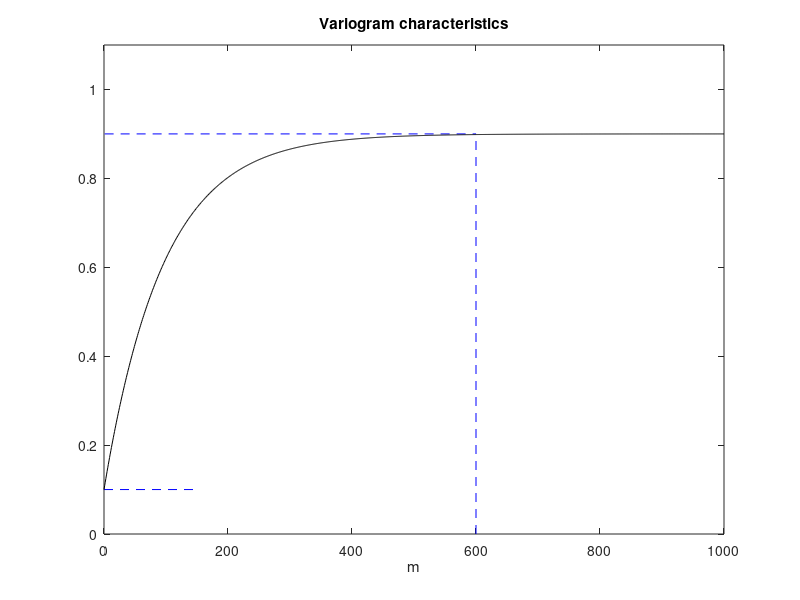

MATLAB code to generate this figure:
% Experimental variogram characteristics

x=0:1:1000;
N=length(x);
C0=0.8;
C=C0*exp(-0.0105*x); %covariance model
V=0.1+C0-C; %variogram


Si=0.9*ones(1,600); %for horizontal plot


%display
plot([1 600],[0.9 0.9],'b--'); hold on;
plot([600 600],[0 0.9],'b--');
plot([0 150],[0.1 0.1],'b--');
%plot(x,C,'r--');
plot(x,V,'k');
axis([0 1000 0 1.1]);
title('Variogram characteristics');
xlabel('m');
